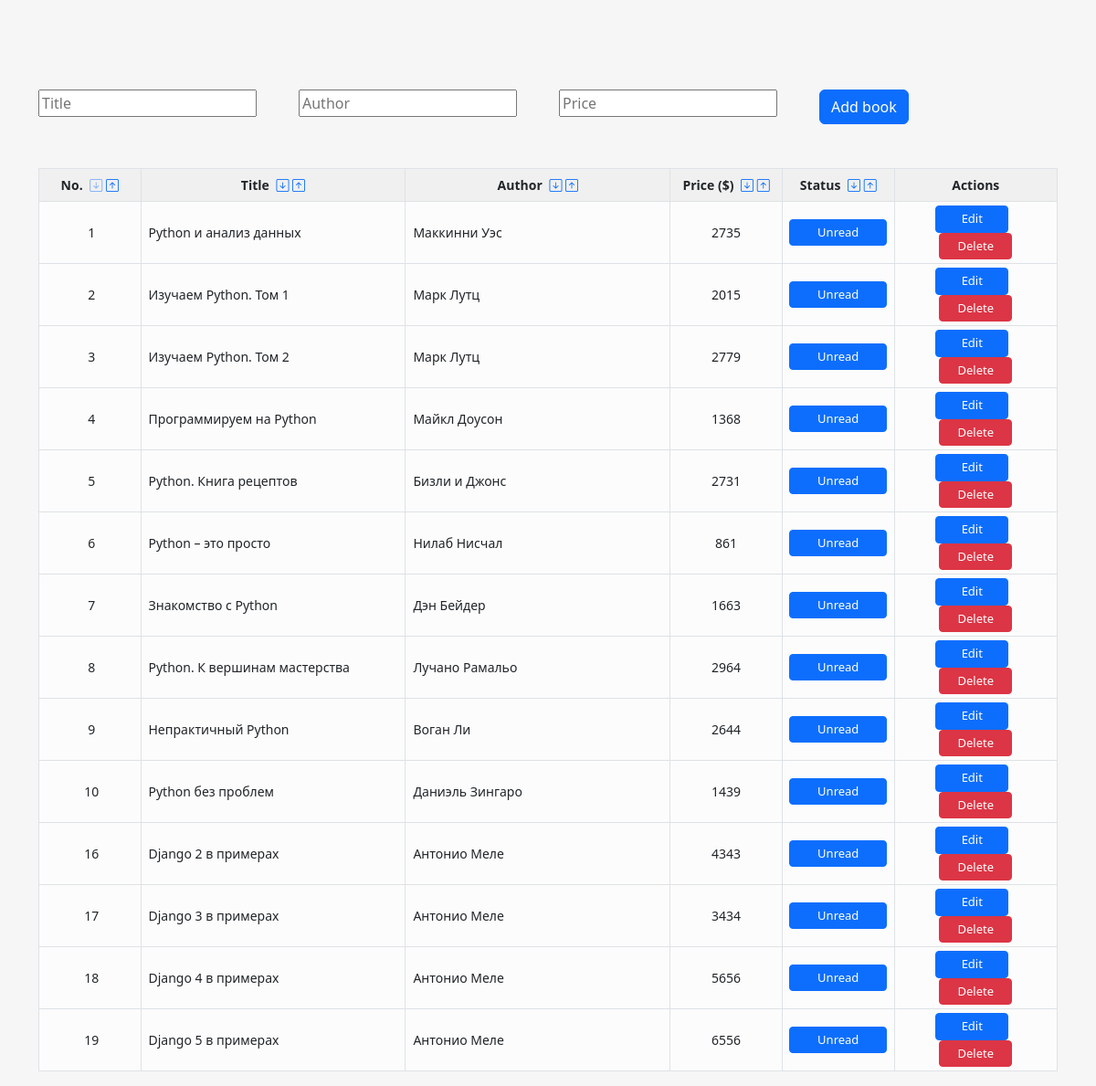
The page /en/ on the database as committed earlier.
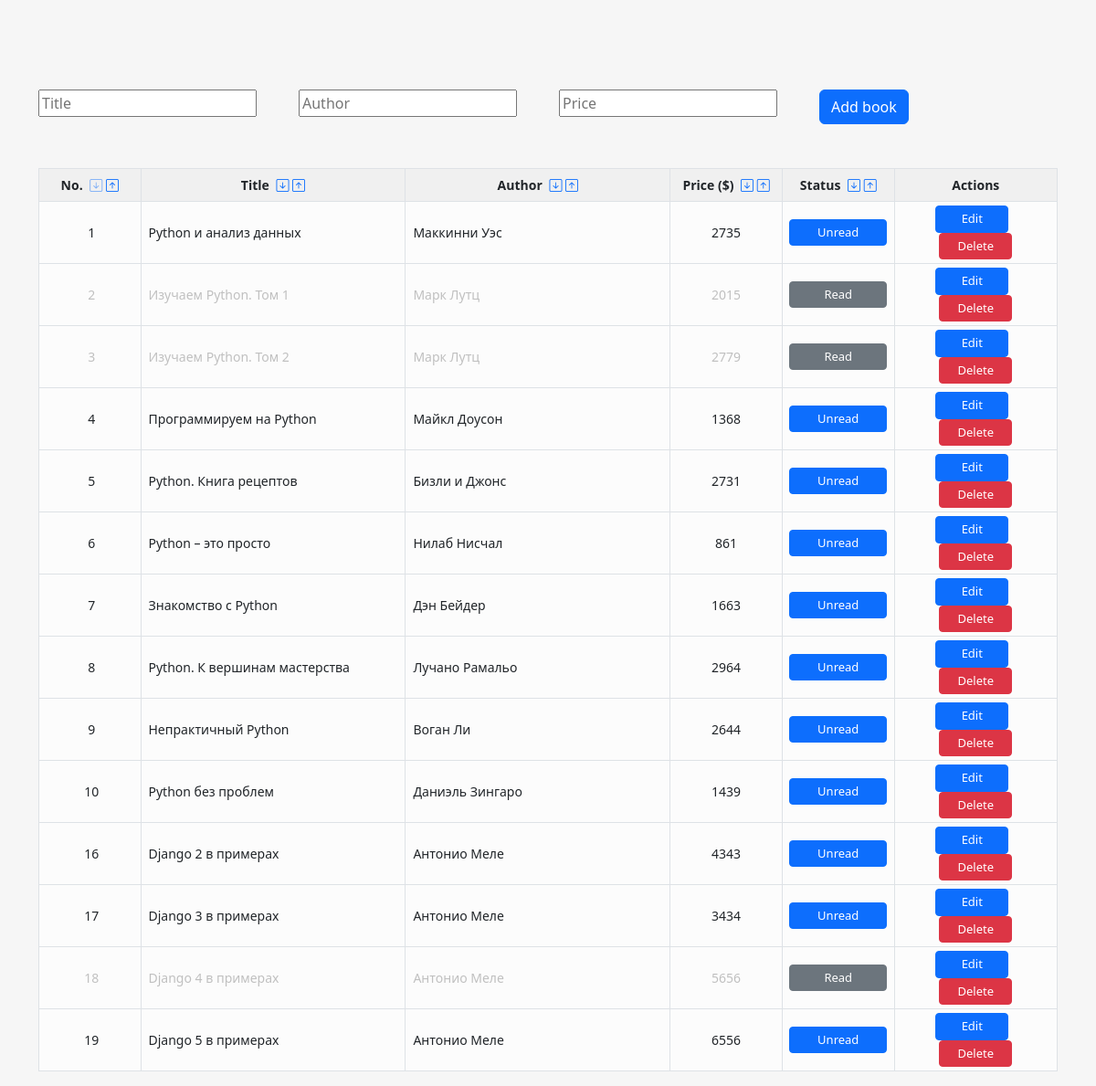
The same page on the database as committed later.
### books/models.py (models this page shows, shortened)
class Book(models.Model):
    title = models.CharField(verbose_name=_('Title'), max_length=200)
    author = models.CharField(verbose_name=_('Author'), max_length=200)
    price = models.PositiveIntegerField(verbose_name=_('Price'), default=0)
    read = models.BooleanField(verbose_name=_('Read'), default=False)

### books/views.py (the view)
# urls.py: path("", book_list, name="book_list"),
@require_http_methods(['GET'])
def book_list(request):
    book_list = Book.objects.all()
    form = BookCreateForm(auto_id=False)
    return render(request, 'base.html', {'book_list': book_list, 'form': form})

### books/forms.py
class BookCreateForm(ModelForm):
    title = CharField(required=False, widget=TextInput(attrs={"class": "clrtxt", "placeholder": _("Title")}))
    author = CharField(required=False, widget=TextInput(attrs={"class": "clrtxt", "placeholder": _("Author")}))
    price = CharField(required=False, widget=TextInput(attrs={"class": "clrtxt", "placeholder": _("Price")}))
    class Meta:
        model = Book
        fields = ['title', 'author', 'price']

### templates/base.html (shortened to what this page needs)
{% load i18n %}
{% load static %}
<!DOCTYPE html>
<html>
<head>
    <link href="https://cdn.jsdelivr.net/npm/bootstrap@5.2.2/dist/css/bootstrap.min.css" rel="stylesheet">
    <link rel="stylesheet" href="https://cdn.jsdelivr.net/npm/bootstrap-icons@1.10.3/font/bootstrap-icons.css">
    <link rel="stylesheet" href="{% static 'base.css' %}">
</head>
<body hx-headers='{"X-CSRFToken": "{{ csrf_token }}"}'>
    <div class="container">
        <div class="row mt-5">
            <div class="col">
                {% include "partial_create_book_form.html" %}
                <form class="form-inline">
                <table class="table table-bordered table-sm mt-5">
                    {% trans "id" as id %}{% trans "title" as title %}
                    {% trans "author" as author %}{% trans "price" as price %}
                    {% trans "read" as read %}{% trans "ascend" as ascend %}
                    {% trans "descend" as descend %}
                    <thead>
                        <tr>
                            <th scope="col" style="width: 10%" class="text-center">
                                <small>
                                    {% trans "No." %}
                                    <a href=""
                                       hx-get="{% url 'book_list_sort' filter=id direction=ascend %}"
                                       hx-target="#book-list"
                                       hx-swap="innerHTML" >
                                        <i class="table-icon bi bi-arrow-down-square ms-1 {% trans 'id-ascend' %} disabled-button"></i>
                                    </a>
                                    <a href=""
                                       hx-get="{% url 'book_list_sort' filter=id direction=descend %}"
                                       hx-target="#book-list"
                                       hx-swap="innerHTML" >
                                        <i class="table-icon bi bi-arrow-up-square {% trans 'id-descend' %}"></i>
                                    </a>
                                </small>
                            </th>
                            <th scope="col" style="width: 26%" class="text-center">
                                <small>
                                    {% trans "Title" %}
                                    <a href=""
                                       hx-get="{% url 'book_list_sort' filter=title direction=ascend %}"
                                       hx-target="#book-list"
                                       hx-swap="innerHTML" >
                                        <i class="table-icon bi bi-arrow-down-square ms-1 {% trans 'title-ascend' %}"></i>
                                    </a>
                                    <a href=""
                                       hx-get="{% url 'book_list_sort' filter=title direction=descend %}"
                                       hx-target="#book-list"
                                       hx-swap="innerHTML" >
                                        <i class="table-icon bi bi-arrow-up-square {% trans 'title-descend' %}"></i>
                                    </a>
                                </small>
                            </th>
                            <th scope="col" style="width: 26%" class="text-center">
                                <small>
                                    {% trans "Author" %}
                                    <a href=""
                                       hx-get="{% url 'book_list_sort' filter=author direction=ascend %}"
                                       hx-target="#book-list"
                                       hx-swap="innerHTML" >
                                        <i class="table-icon bi bi-arrow-down-square ms-1 {% trans 'author-ascend' %}"></i>
                                    </a>
                                    <a href=""
                                       hx-get="{% url 'book_list_sort' filter=author direction=descend %}"
                                       hx-target="#book-list"
                                       hx-swap="innerHTML" >
                                        <i class="table-icon bi bi-arrow-up-square {% trans 'author-descend' %}"></i>
                                    </a>
                                </small>
                            </th>
                            <th scope="col" style="width: 11%" class="text-center">
                                <small>
                                    {% trans "Price ($)" %}
                                    <a href=""
                                       hx-get="{% url 'book_list_sort' filter=price direction=ascend %}"
                                       hx-target="#book-list"
                                       hx-swap="innerHTML" >
                                        <i class="table-icon bi bi-arrow-down-square ms-1 {% trans 'price-ascend' %}"></i>
                                    </a>
                                    <a href=""
                                       hx-get="{% url 'book_list_sort' filter=price direction=descend %}"
                                       hx-target="#book-list"
                                       hx-swap="innerHTML" >
                                        <i class="table-icon bi bi-arrow-up-square {% trans 'price-descend' %}"></i>
                                    </a>
                                </small>
                            </th>
                            <th scope="col" style="width: 11%" class="text-center">
                                <small>
                                    {% trans "Status" %}
                                    <a href=""
                                       hx-get="{% url 'book_list_sort' filter=read direction=descend %}"
                                       hx-target="#book-list"
                                       hx-swap="innerHTML" >
                                        <i class="table-icon bi bi-arrow-down-square ms-1 {% trans 'read-descend' %}"></i>
                                    </a>
                                    <a href=""
                                       hx-get="{% url 'book_list_sort' filter=read direction=ascend %}"
                                       hx-target="#book-list"
                                       hx-swap="innerHTML" >
                                        <i class="table-icon bi bi-arrow-up-square {% trans 'read-ascend' %}"></i>
                                    </a>
                                </small>
                            </th>
                            <th scope="col" style="width: 16%" class="text-center">
                                <small>
                                    {% trans "Actions" %}
                                </small>
                            </th>
                        </tr>
                    </thead>
                    <tbody id="book-list">
                    {% include "partial_book_list.html" %}
                    </tbody>
                </table>
            </form>
        </div>
    </div>
</div>
</body>
</html>

### templates/partial_create_book_form.html
{% load i18n %}
<form class="form-inline">
    <div class="row">
        <div class="col">
            {{ form.title }}
        </div>
        <div class="col">
            {{ form.author }}
        </div>
        <div class="col">
            {{ form.price }}
        </div>
        <div class="col">
            <button type="submit"
                    class="disbtn btn btn-primary"
                    hx-post="{% url 'create_book' %}"
                    hx-target="#book-list"
                    hx-swap="beforeend">
                {% trans "Add book" %}
            </button>
        </div>
    </div>
</form>

### templates/partial_book_list.html
{% for book in book_list %}
    {% include "partial_book_detail.html" %}
{% endfor %}

### templates/partial_book_detail.html
{% load i18n %}
<tr class="{% if book.read %}grey-text{% endif %}">
    <td class="align-middle text-center ps-2">
        {{ book.id }}
    </td>
    <td class="align-middle ps-2">
        {{ book.title }}
    </td>
    <td class="align-middle ps-2">
        {{ book.author }}
    </td>
    <td class="align-middle text-center">
        {{ book.price }}
    </td>
    <td class="align-middle text-center">
        {% if not book.read %}
            <button class="disbtn table-button status-button btn btn-primary btn-sm"
                    hx-put="{% url 'update_book_status' book.id %}"
                    hx-target="closest tr"
                    hx-swap="outerHTML">
                {% trans "Unread" %}
            </button>
        {% else %}
            <button class="disbtn table-button status-button btn btn-secondary btn-sm"
                    hx-put="{% url 'update_book_status' book.id %}"
                    hx-target="closest tr"
                    hx-swap="outerHTML">
                {% trans "Read" %}
            </button>
        {% endif %}
    </td>
    <td class="align-middle text-center">
        <button class="disbtn table-button any-button btn btn-primary btn-sm me-2"
                hx-put="{% url 'update_book_details' book.id %}"
                hx-target="closest tr"
                hx-swap="outerHTML">
            {% trans "Edit" %}
        </button>
        <button class="disbtn table-button any-button btn btn-danger btn-sm"
                hx-delete="{% url 'delete_book' book.id %}"
                hx-target="closest tr"
                hx-swap="outerHTML"
                hx-confirm="{% trans 'Are you sure you wish to delete this book?' %}">
            {% trans "Delete" %}
        </button>
    </td>
</tr>

### static/base.css (style rules this page uses)
body { padding-top: 50px; background-color: rgb(246, 246, 246); }
thead { background-color: rgb(240, 240, 240); }
tbody { background-color: rgb(252, 252, 252); }
td { font-size: 14px; }
tr { line-height: 26px; min-height: 26px; height: 26px; }
a { text-decoration: none; }
.grey-text { color: rgb(192, 192, 192); }
.status-button { width: 107px; }
.any-button { width: 80px; }
.table-button { font-size: 13px; }
.disabled-button { opacity: 0.5; pointer-events: none; }

Rows that differ between the two databases and show on the page:
changed Book "Изучаем Python. Том 1": read False → True (drawn); trans "Unread" → "Read"
changed Book "Изучаем Python. Том 2": read False → True (drawn); trans "Unread" → "Read"
changed Book "Django 4 в примерах": read False → True (drawn); trans "Unread" → "Read"
